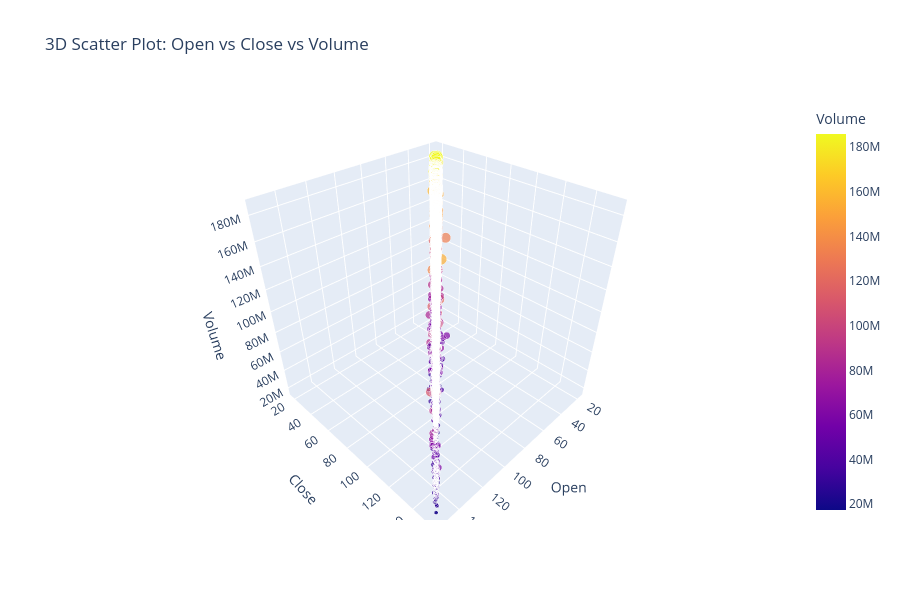

The notebook cell saved with this chart:
### Markdown cell above
Scatter Plot

### Code cell
# Create a 3D scatter plot
fig = px.scatter_3d(
    categorized_df,
    x='Open',  # Set the x-axis to 'Open'
    y='Close',  # Set the y-axis to 'Close'
    z='Volume',  # Set the z-axis to 'Volume'
    color='Volume',  # Color points based on the 'Volume' column
    size='Volume',
    opacity=0.7,  # Adjust transparency of the points
    title="3D Scatter Plot: Open vs Close vs Volume"  # Set the plot title
)

# Update layout to change the size of the plot
fig.update_layout(
    width=900,  # Set the width of the plot
    height=600   # Set the height of the plot
)

# Display the plot
fig.show()

### Figure 1 — Plotly figure (JSON) as saved in the notebook; plotly's stock layout.template omitted (floating-point values rounded to 4 significant figures; data arrays with more than 128 entries replaced by an {"elided": "..."} marker saying what was removed)
{"data": [{"hovertemplate": "Open=%{x}<br>Close=%{y}<br>Volume=%{marker.color}<extra></extra>", "legendgroup": "", "marker": {"color": {"elided": "4231 int values"}, "coloraxis": "coloraxis", "opacity": 0.7, "size": {"elided": "4231 int values"}, "sizemode": "area", "sizeref": 464900.0, "symbol": "circle"}, "mode": "markers", "name": "", "scene": "scene", "showlegend": false, "type": "scatter3d", "x": {"elided": "4231 float values"}, "y": {"elided": "4231 float values"}, "z": {"elided": "4231 int values"}}], "layout": {"coloraxis": {"colorbar": {"title": {"text": "Volume"}}, "colorscale": [[0, "#0d0887"], [0.1111, "#46039f"], [0.2222, "#7201a8"], [0.3333, "#9c179e"], [0.4444, "#bd3786"], [0.5556, "#d8576b"], [0.6667, "#ed7953"], [0.7778, "#fb9f3a"], [0.8889, "#fdca26"], [1, "#f0f921"]]}, "height": 600, "legend": {"itemsizing": "constant", "tracegroupgap": 0}, "scene": {"domain": {"x": [0, 1], "y": [0, 1]}, "xaxis": {"title": {"text": "Open"}}, "yaxis": {"title": {"text": "Close"}}, "zaxis": {"title": {"text": "Volume"}}}, "title": {"text": "3D Scatter Plot: Open vs Close vs Volume"}, "width": 900}}
